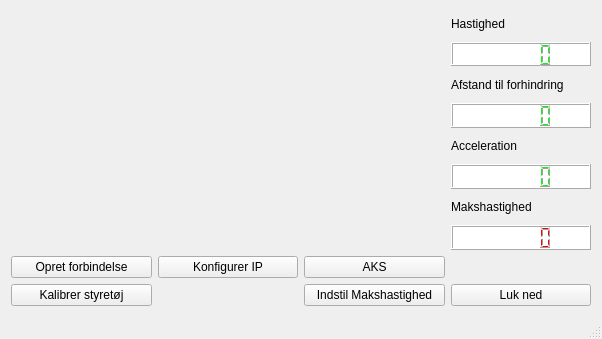
<?xml version="1.0" encoding="UTF-8"?>
<ui version="4.0">
 <class>MainWindow</class>
 <widget class="QMainWindow" name="MainWindow">
  <property name="geometry">
   <rect>
    <x>0</x>
    <y>0</y>
    <width>602</width>
    <height>339</height>
   </rect>
  </property>
  <property name="windowTitle">
   <string>MainWindow</string>
  </property>
  <widget class="QWidget" name="centralWidget">
   <layout class="QGridLayout" name="gridLayout">
    <item row="7" column="4">
     <widget class="QLCDNumber" name="lcdMakshastighed">
      <property name="styleSheet">
       <string notr="true">QLCDNumber{
    color: rgb(255, 0, 0);    
    background-color: rgb(255, 255, 255);
}</string>
      </property>
     </widget>
    </item>
    <item row="2" column="4">
     <widget class="QLabel" name="label_3">
      <property name="text">
       <string>Afstand til forhindring</string>
      </property>
     </widget>
    </item>
    <item row="1" column="4">
     <widget class="QLCDNumber" name="lcdHastighed">
      <property name="styleSheet">
       <string notr="true">QLCDNumber{
    color: rgb(0, 255, 0);    
    background-color: rgb(255, 255, 255);
}</string>
      </property>
     </widget>
    </item>
    <item row="4" column="4">
     <widget class="QLabel" name="label_4">
      <property name="text">
       <string>Acceleration</string>
      </property>
     </widget>
    </item>
    <item row="5" column="4">
     <widget class="QLCDNumber" name="lcdAcceleration">
      <property name="styleSheet">
       <string notr="true">QLCDNumber{
    color: rgb(0, 255, 0);    
    background-color: rgb(255, 255, 255);
}</string>
      </property>
     </widget>
    </item>
    <item row="3" column="4">
     <widget class="QLCDNumber" name="lcdAfstand">
      <property name="styleSheet">
       <string notr="true">QLCDNumber{
    color: rgb(0, 255, 0);    
    background-color: rgb(255, 255, 255);
}</string>
      </property>
     </widget>
    </item>
    <item row="8" column="0">
     <widget class="QPushButton" name="OpretForbindelse">
      <property name="text">
       <string>Opret forbindelse</string>
      </property>
     </widget>
    </item>
    <item row="6" column="4">
     <widget class="QLabel" name="label_6">
      <property name="text">
       <string>Makshastighed</string>
      </property>
     </widget>
    </item>
    <item row="0" column="4">
     <widget class="QLabel" name="label_2">
      <property name="text">
       <string>Hastighed</string>
      </property>
     </widget>
    </item>
    <item row="8" column="1">
     <widget class="QPushButton" name="KonfigurerIP">
      <property name="text">
       <string>Konfigurer IP</string>
      </property>
     </widget>
    </item>
    <item row="8" column="2">
     <widget class="QPushButton" name="AKS">
      <property name="text">
       <string>AKS</string>
      </property>
     </widget>
    </item>
    <item row="9" column="0">
     <widget class="QPushButton" name="KalibrerStyretoj">
      <property name="text">
       <string>Kalibrer styretøj</string>
      </property>
     </widget>
    </item>
    <item row="9" column="4">
     <widget class="QPushButton" name="LukNed">
      <property name="text">
       <string>Luk ned</string>
      </property>
     </widget>
    </item>
    <item row="0" column="0" rowspan="8" colspan="3">
     <widget class="VlcWidgetVideo" name="video" native="true"/>
    </item>
    <item row="9" column="2">
     <widget class="QPushButton" name="IndstilMaksHastighed">
      <property name="text">
       <string>Indstil Makshastighed</string>
      </property>
     </widget>
    </item>
   </layout>
  </widget>
  <widget class="QStatusBar" name="statusBar"/>
 </widget>
 <layoutdefault spacing="6" margin="11"/>
 <customwidgets>
  <customwidget>
   <class>VlcWidgetVideo</class>
   <extends>QWidget</extends>
   <header>vlc-qt/WidgetVideo.h</header>
   <container>1</container>
   <slots>
    <signal>fullscreen()</signal>
    <slot>toggleFullscreen()</slot>
   </slots>
  </customwidget>
 </customwidgets>
 <tabstops>
  <tabstop>OpretForbindelse</tabstop>
  <tabstop>KonfigurerIP</tabstop>
  <tabstop>AKS</tabstop>
  <tabstop>KalibrerStyretoj</tabstop>
  <tabstop>LukNed</tabstop>
 </tabstops>
 <resources/>
 <connections/>
</ui>
